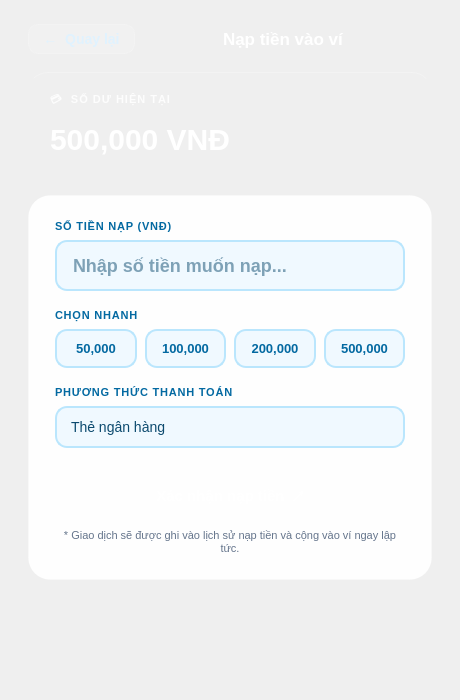
<?xml version="1.0" encoding="UTF-8"?>
<ui version="4.0">
 <class>TopUpWindow</class>
 <widget class="QMainWindow" name="TopUpWindow">
  <property name="geometry">
   <rect>
    <x>0</x>
    <y>0</y>
    <width>460</width>
    <height>700</height>
   </rect>
  </property>
  <property name="minimumSize">
   <size>
    <width>420</width>
    <height>640</height>
   </size>
  </property>
  <property name="windowTitle">
   <string>Metro Ticket System – Nạp tiền</string>
  </property>
  <property name="styleSheet">
   <string notr="true">
/* ── Nền tổng: gradient xanh đậm (đồng bộ Login/Dashboard) ── */
QWidget#centralwidget {
    background: qlineargradient(x1:0, y1:0, x2:0.3, y2:1,
        stop:0 #0D1F3C,
        stop:0.4 #0A3060,
        stop:0.7 #0D4080,
        stop:1   #1A5FA8);
}

/* ── Header row ── */
QPushButton#btn_back {
    background: rgba(255,255,255,0.10);
    border: 1px solid rgba(255,255,255,0.18);
    border-radius: 10px;
    color: #E0F2FE;
    font-size: 14px;
    font-weight: 600;
    padding: 6px 14px;
}
QPushButton#btn_back:hover { background: rgba(255,255,255,0.18); }

QLabel#lbl_header_title {
    color: #FFFFFF;
    font-size: 17px;
    font-weight: 700;
}

/* ── Card số dư hiện tại (gradient xanh, giống dashboard) ── */
QFrame#balance_card {
    background: qlineargradient(x1:0, y1:0, x2:1, y2:1,
        stop:0 #0EA5E9, stop:0.5 #0284C7, stop:1 #075985);
    border-radius: 20px;
    border-top: 1px solid rgba(255,255,255,0.25);
}
QLabel#lbl_balance_caption {
    color: rgba(255,255,255,0.85);
    font-size: 11px;
    font-weight: 700;
    letter-spacing: 1px;
}
QLabel#lbl_balance_value {
    color: #FFFFFF;
    font-size: 30px;
    font-weight: 800;
}

/* ── Card trắng chứa form nạp tiền ── */
QFrame#form_card {
    background-color: rgba(255, 255, 255, 0.97);
    border-radius: 22px;
    border: 1px solid rgba(255, 255, 255, 0.15);
}

QLabel#lbl_field_amount,
QLabel#lbl_field_quick,
QLabel#lbl_field_method {
    color: #0369A1;
    font-size: 11px;
    font-weight: 700;
    letter-spacing: 0.8px;
}

/* ── Ô nhập số tiền ── */
QLineEdit#inp_amount {
    background-color: #F0F9FF;
    border: 1.5px solid #BAE6FD;
    border-radius: 12px;
    padding: 12px 14px;
    font-size: 18px;
    font-weight: 700;
    color: #0C4A6E;
    selection-background-color: #29B6F6;
}
QLineEdit#inp_amount:hover { border-color: #38BDF8; background-color: #E8F6FD; }
QLineEdit#inp_amount:focus { border-color: #0284C7; background-color: #FFFFFF; }

/* ── Quick amount chips ── */
QPushButton#btn_quick_1, QPushButton#btn_quick_2,
QPushButton#btn_quick_3, QPushButton#btn_quick_4 {
    background-color: #F0F9FF;
    border: 1.5px solid #BAE6FD;
    border-radius: 12px;
    color: #0369A1;
    font-size: 13px;
    font-weight: 700;
    padding: 10px 0px;
}
QPushButton#btn_quick_1:hover, QPushButton#btn_quick_2:hover,
QPushButton#btn_quick_3:hover, QPushButton#btn_quick_4:hover {
    border-color: #38BDF8; background-color: #E8F6FD;
}
QPushButton#btn_quick_1:checked, QPushButton#btn_quick_2:checked,
QPushButton#btn_quick_3:checked, QPushButton#btn_quick_4:checked {
    background: qlineargradient(x1:0, y1:0, x2:1, y2:0,
        stop:0 #0284C7, stop:1 #38BDF8);
    color: #FFFFFF;
    border: none;
}

/* ── Dropdown phương thức thanh toán ── */
QComboBox#cbo_payment_method {
    background-color: #F0F9FF;
    border: 1.5px solid #BAE6FD;
    border-radius: 12px;
    padding: 10px 14px;
    font-size: 14px;
    color: #0C4A6E;
}
QComboBox#cbo_payment_method:hover { border-color: #38BDF8; }
QComboBox#cbo_payment_method::drop-down { border: none; width: 28px; }
QComboBox#cbo_payment_method QAbstractItemView {
    background-color: #FFFFFF;
    border: 1px solid #BAE6FD;
    border-radius: 8px;
    selection-background-color: #BAE6FD;
    color: #0C4A6E;
    padding: 4px;
}

/* ── Nút xác nhận nạp tiền (gradient, giống btn_login) ── */
QPushButton#btn_confirm_topup {
    background: qlineargradient(x1:0, y1:0, x2:1, y2:0,
        stop:0 #0284C7, stop:0.5 #0EA5E9, stop:1 #38BDF8);
    color: #FFFFFF;
    border: none;
    border-radius: 14px;
    font-size: 15px;
    font-weight: 700;
    padding: 14px 0px;
    border-top: 1px solid rgba(255,255,255,0.2);
}
QPushButton#btn_confirm_topup:hover {
    background: qlineargradient(x1:0, y1:0, x2:1, y2:0,
        stop:0 #0369A1, stop:0.5 #0284C7, stop:1 #0EA5E9);
}
QPushButton#btn_confirm_topup:pressed {
    background: qlineargradient(x1:0, y1:0, x2:1, y2:0,
        stop:0 #075985, stop:1 #0284C7);
}
QPushButton#btn_confirm_topup:disabled {
    background: #BAE6FD;
    color: rgba(255,255,255,0.6);
}

QLabel#lbl_note {
    color: #64748B;
    font-size: 11px;
}
   </string>
  </property>
  <widget class="QWidget" name="centralwidget">
   <layout class="QVBoxLayout" name="root_layout">
    <property name="spacing">
     <number>0</number>
    </property>
    <property name="leftMargin">
     <number>28</number>
    </property>
    <property name="topMargin">
     <number>24</number>
    </property>
    <property name="rightMargin">
     <number>28</number>
    </property>
    <property name="bottomMargin">
     <number>28</number>
    </property>
    <item>
     <layout class="QHBoxLayout" name="header_row">
      <item>
       <widget class="QPushButton" name="btn_back">
        <property name="cursor">
         <cursorShape>PointingHandCursor</cursorShape>
        </property>
        <property name="text">
         <string>←  Quay lại</string>
        </property>
        <property name="flat">
         <bool>true</bool>
        </property>
       </widget>
      </item>
      <item>
       <spacer>
        <property name="orientation">
         <enum>Qt::Horizontal</enum>
        </property>
        <property name="sizeHint" stdset="0">
         <size>
          <width>20</width>
          <height>20</height>
         </size>
        </property>
       </spacer>
      </item>
      <item>
       <widget class="QLabel" name="lbl_header_title">
        <property name="text">
         <string>Nạp tiền vào ví</string>
        </property>
       </widget>
      </item>
      <item>
       <spacer>
        <property name="orientation">
         <enum>Qt::Horizontal</enum>
        </property>
        <property name="sizeHint" stdset="0">
         <size>
          <width>20</width>
          <height>20</height>
         </size>
        </property>
       </spacer>
      </item>
     </layout>
    </item>
    <item>
     <spacer>
      <property name="orientation">
       <enum>Qt::Vertical</enum>
      </property>
      <property name="sizeType">
       <enum>QSizePolicy::Fixed</enum>
      </property>
      <property name="sizeHint" stdset="0">
       <size>
        <width>0</width>
        <height>18</height>
       </size>
      </property>
     </spacer>
    </item>
    <item>
     <widget class="QFrame" name="balance_card">
      <property name="frameShape">
       <enum>QFrame::NoFrame</enum>
      </property>
      <layout class="QVBoxLayout" name="balance_layout">
       <property name="leftMargin">
        <number>22</number>
       </property>
       <property name="topMargin">
        <number>18</number>
       </property>
       <property name="rightMargin">
        <number>22</number>
       </property>
       <property name="bottomMargin">
        <number>20</number>
       </property>
       <item>
        <widget class="QLabel" name="lbl_balance_caption">
         <property name="text">
          <string>💳  SỐ DƯ HIỆN TẠI</string>
         </property>
        </widget>
       </item>
       <item>
        <spacer>
         <property name="orientation">
          <enum>Qt::Vertical</enum>
         </property>
         <property name="sizeType">
          <enum>QSizePolicy::Fixed</enum>
         </property>
         <property name="sizeHint" stdset="0">
          <size>
           <width>0</width>
           <height>6</height>
          </size>
         </property>
        </spacer>
       </item>
       <item>
        <widget class="QLabel" name="lbl_balance_value">
         <property name="text">
          <string>500,000 VNĐ</string>
         </property>
        </widget>
       </item>
      </layout>
     </widget>
    </item>
    <item>
     <spacer>
      <property name="orientation">
       <enum>Qt::Vertical</enum>
      </property>
      <property name="sizeType">
       <enum>QSizePolicy::Fixed</enum>
      </property>
      <property name="sizeHint" stdset="0">
       <size>
        <width>0</width>
        <height>18</height>
       </size>
      </property>
     </spacer>
    </item>
    <item>
     <widget class="QFrame" name="form_card">
      <property name="frameShape">
       <enum>QFrame::NoFrame</enum>
      </property>
      <layout class="QVBoxLayout" name="form_layout">
       <property name="spacing">
        <number>0</number>
       </property>
       <property name="leftMargin">
        <number>26</number>
       </property>
       <property name="topMargin">
        <number>24</number>
       </property>
       <property name="rightMargin">
        <number>26</number>
       </property>
       <property name="bottomMargin">
        <number>24</number>
       </property>
       <item>
        <widget class="QLabel" name="lbl_field_amount">
         <property name="text">
          <string>SỐ TIỀN NẠP (VNĐ)</string>
         </property>
        </widget>
       </item>
       <item>
        <spacer>
         <property name="orientation">
          <enum>Qt::Vertical</enum>
         </property>
         <property name="sizeType">
          <enum>QSizePolicy::Fixed</enum>
         </property>
         <property name="sizeHint" stdset="0">
          <size>
           <width>0</width>
           <height>7</height>
          </size>
         </property>
        </spacer>
       </item>
       <item>
        <widget class="QLineEdit" name="inp_amount">
         <property name="placeholderText">
          <string>Nhập số tiền muốn nạp...</string>
         </property>
         <property name="clearButtonEnabled">
          <bool>true</bool>
         </property>
        </widget>
       </item>
       <item>
        <spacer>
         <property name="orientation">
          <enum>Qt::Vertical</enum>
         </property>
         <property name="sizeType">
          <enum>QSizePolicy::Fixed</enum>
         </property>
         <property name="sizeHint" stdset="0">
          <size>
           <width>0</width>
           <height>18</height>
          </size>
         </property>
        </spacer>
       </item>
       <item>
        <widget class="QLabel" name="lbl_field_quick">
         <property name="text">
          <string>CHỌN NHANH</string>
         </property>
        </widget>
       </item>
       <item>
        <spacer>
         <property name="orientation">
          <enum>Qt::Vertical</enum>
         </property>
         <property name="sizeType">
          <enum>QSizePolicy::Fixed</enum>
         </property>
         <property name="sizeHint" stdset="0">
          <size>
           <width>0</width>
           <height>7</height>
          </size>
         </property>
        </spacer>
       </item>
       <item>
        <layout class="QHBoxLayout" name="quick_row">
         <property name="spacing">
          <number>8</number>
         </property>
         <item>
          <widget class="QPushButton" name="btn_quick_1">
           <property name="cursor">
            <cursorShape>PointingHandCursor</cursorShape>
           </property>
           <property name="text">
            <string>50,000</string>
           </property>
           <property name="checkable">
            <bool>true</bool>
           </property>
           <property name="autoExclusive">
            <bool>true</bool>
           </property>
          </widget>
         </item>
         <item>
          <widget class="QPushButton" name="btn_quick_2">
           <property name="cursor">
            <cursorShape>PointingHandCursor</cursorShape>
           </property>
           <property name="text">
            <string>100,000</string>
           </property>
           <property name="checkable">
            <bool>true</bool>
           </property>
           <property name="autoExclusive">
            <bool>true</bool>
           </property>
          </widget>
         </item>
         <item>
          <widget class="QPushButton" name="btn_quick_3">
           <property name="cursor">
            <cursorShape>PointingHandCursor</cursorShape>
           </property>
           <property name="text">
            <string>200,000</string>
           </property>
           <property name="checkable">
            <bool>true</bool>
           </property>
           <property name="autoExclusive">
            <bool>true</bool>
           </property>
          </widget>
         </item>
         <item>
          <widget class="QPushButton" name="btn_quick_4">
           <property name="cursor">
            <cursorShape>PointingHandCursor</cursorShape>
           </property>
           <property name="text">
            <string>500,000</string>
           </property>
           <property name="checkable">
            <bool>true</bool>
           </property>
           <property name="autoExclusive">
            <bool>true</bool>
           </property>
          </widget>
         </item>
        </layout>
       </item>
       <item>
        <spacer>
         <property name="orientation">
          <enum>Qt::Vertical</enum>
         </property>
         <property name="sizeType">
          <enum>QSizePolicy::Fixed</enum>
         </property>
         <property name="sizeHint" stdset="0">
          <size>
           <width>0</width>
           <height>18</height>
          </size>
         </property>
        </spacer>
       </item>
       <item>
        <widget class="QLabel" name="lbl_field_method">
         <property name="text">
          <string>PHƯƠNG THỨC THANH TOÁN</string>
         </property>
        </widget>
       </item>
       <item>
        <spacer>
         <property name="orientation">
          <enum>Qt::Vertical</enum>
         </property>
         <property name="sizeType">
          <enum>QSizePolicy::Fixed</enum>
         </property>
         <property name="sizeHint" stdset="0">
          <size>
           <width>0</width>
           <height>7</height>
          </size>
         </property>
        </spacer>
       </item>
       <item>
        <widget class="QComboBox" name="cbo_payment_method">
         <item>
          <property name="text">
           <string>Thẻ ngân hàng</string>
          </property>
         </item>
         <item>
          <property name="text">
           <string>Thẻ tín dụng</string>
          </property>
         </item>
         <item>
          <property name="text">
           <string>MoMo</string>
          </property>
         </item>
         <item>
          <property name="text">
           <string>VNPay</string>
          </property>
         </item>
        </widget>
       </item>
       <item>
        <spacer>
         <property name="orientation">
          <enum>Qt::Vertical</enum>
         </property>
         <property name="sizeType">
          <enum>QSizePolicy::Fixed</enum>
         </property>
         <property name="sizeHint" stdset="0">
          <size>
           <width>0</width>
           <height>24</height>
          </size>
         </property>
        </spacer>
       </item>
       <item>
        <widget class="QPushButton" name="btn_confirm_topup">
         <property name="cursor">
          <cursorShape>PointingHandCursor</cursorShape>
         </property>
         <property name="text">
          <string>Xác nhận nạp tiền  ↗</string>
         </property>
         <property name="default">
          <bool>true</bool>
         </property>
        </widget>
       </item>
       <item>
        <spacer>
         <property name="orientation">
          <enum>Qt::Vertical</enum>
         </property>
         <property name="sizeType">
          <enum>QSizePolicy::Fixed</enum>
         </property>
         <property name="sizeHint" stdset="0">
          <size>
           <width>0</width>
           <height>10</height>
          </size>
         </property>
        </spacer>
       </item>
       <item>
        <widget class="QLabel" name="lbl_note">
         <property name="text">
          <string>* Giao dịch sẽ được ghi vào lịch sử nạp tiền và cộng vào ví ngay lập tức.</string>
         </property>
         <property name="alignment">
          <set>Qt::AlignCenter</set>
         </property>
         <property name="wordWrap">
          <bool>true</bool>
         </property>
        </widget>
       </item>
      </layout>
     </widget>
    </item>
    <item>
     <spacer>
      <property name="orientation">
       <enum>Qt::Vertical</enum>
      </property>
      <property name="sizeHint" stdset="0">
       <size>
        <width>20</width>
        <height>30</height>
       </size>
      </property>
     </spacer>
    </item>
   </layout>
  </widget>
 </widget>
 <tabstops>
  <tabstop>inp_amount</tabstop>
  <tabstop>btn_quick_1</tabstop>
  <tabstop>btn_quick_2</tabstop>
  <tabstop>btn_quick_3</tabstop>
  <tabstop>btn_quick_4</tabstop>
  <tabstop>cbo_payment_method</tabstop>
  <tabstop>btn_confirm_topup</tabstop>
 </tabstops>
 <resources/>
 <connections/>
</ui>
